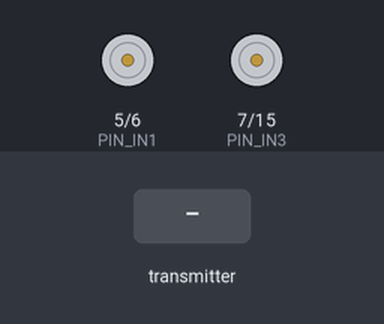
A sketch run on a simulated ESP32-S3. Parts: motor-driver pin pairs drawn as motors (green arrow = first pin HIGH = forward, orange = second pin HIGH = backward, longer = more drive, scaled by the enable pin). The inputs (shaded band) are chosen by the test bench. What the sketch prints to the serial monitor is not drawn.

Above: at 1.2 s.
1.3 s: the transmitter starts sending command = 1
At 1.5 s:
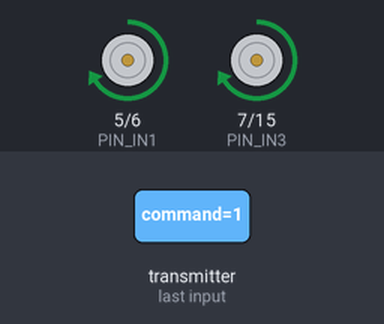
4.3 s: the transmitter starts sending command = 2
7.3 s: the transmitter starts sending command = 3
10.3 s: the transmitter starts sending command = 4
13.3 s: the transmitter starts sending command = 0
At 13.3 s:
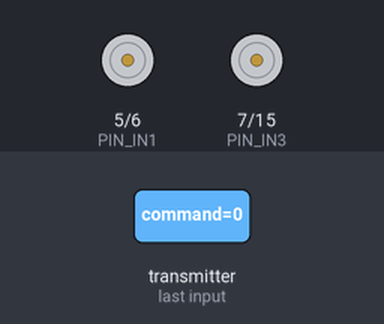
Timing chart, 0 to 15.8 s (numbered marks = the images above; inputs shaded):
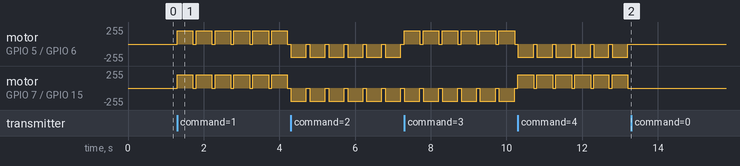

Measured:
- after the input at 1.3 s, motor on GPIO 5 (PIN_IN1) / GPIO 6 (PIN_IN2), motor on GPIO 7 (PIN_IN3) / GPIO 15 (PIN_IN4): alternates forward 199/255 for 0.41 s and stopped for 0.09 s, starting at once
- after the input at 13.3 s, motor on GPIO 5 (PIN_IN1) / GPIO 6 (PIN_IN2), motor on GPIO 7 (PIN_IN3) / GPIO 15 (PIN_IN4): stops changing and stays stopped

The sketch:

Reciever_ESP32_S3.ino
```cpp
#include <esp_now.h>
#include <WiFi.h>

// Driver Pins
#define PIN_ENA  4   // Left Speed
#define PIN_IN1  5   // Left Fwd
#define PIN_IN2  6   // Left Rev
#define PIN_IN3  7   // Right Fwd
#define PIN_IN4  15  // Right Rev
#define PIN_ENB  16  // Right Speed

// PWM Configuration (ESP32 core v2.x)
#define PWM_FREQ       1000
#define PWM_RES        8
#define PWM_CH_LEFT    0
#define PWM_CH_RIGHT   1

const int DRIVE_SPEED = 200; // 0 to 255

// Packet structure: single integer command
typedef struct struct_message {
  int command; // 0=Stop, 1=Forward, 2=Backward, 3=Right, 4=Left
} struct_message;

struct_message incomingData;
volatile unsigned long lastRecvTime = 0;

void drive(int in1, int in2, int in3, int in4, int speedVal) {
  digitalWrite(PIN_IN1, in1);
  digitalWrite(PIN_IN2, in2);
  digitalWrite(PIN_IN3, in3);
  digitalWrite(PIN_IN4, in4);

  ledcWrite(PWM_CH_LEFT, speedVal);
  ledcWrite(PWM_CH_RIGHT, speedVal);
}

void applyCommand(int cmd) {
  switch (cmd) {
    case 1: // Forward
      drive(HIGH, LOW, HIGH, LOW, DRIVE_SPEED);
      break;
    case 2: // Backward
      drive(LOW, HIGH, LOW, HIGH, DRIVE_SPEED);
      break;
    case 3: // Right (Spin Turn)
      drive(HIGH, LOW, LOW, HIGH, DRIVE_SPEED);
      break;
    case 4: // Left (Spin Turn)
      drive(LOW, HIGH, HIGH, LOW, DRIVE_SPEED);
      break;
    case 0: // Stop
    default:
      drive(LOW, LOW, LOW, LOW, 0);
      break;
  }
}

// Callback for ESP32 core v2.x
void onDataRecv(const uint8_t *mac_addr, const uint8_t *incoming, int len) {
  memcpy(&incomingData, incoming, sizeof(incomingData));
  lastRecvTime = millis();
  applyCommand(incomingData.command);
}

void setup() {
  Serial.begin(115200);

  pinMode(PIN_IN1, OUTPUT);
  pinMode(PIN_IN2, OUTPUT);
  pinMode(PIN_IN3, OUTPUT);
  pinMode(PIN_IN4, OUTPUT);

  ledcSetup(PWM_CH_LEFT, PWM_FREQ, PWM_RES);
  ledcAttachPin(PIN_ENA, PWM_CH_LEFT);

  ledcSetup(PWM_CH_RIGHT, PWM_FREQ, PWM_RES);
  ledcAttachPin(PIN_ENB, PWM_CH_RIGHT);

  drive(LOW, LOW, LOW, LOW, 0);

  WiFi.mode(WIFI_STA);
  if (esp_now_init() != ESP_OK) {
    Serial.println("ESP-NOW Init Failed!");
    return;
  }
  esp_now_register_recv_cb(onDataRecv);

  Serial.println("ESP32-S3 Receiver Ready (1=Fwd, 2=Back, 3=Right, 4=Left, 0=Stop)");
}

void loop() {
  // Failsafe: stop motors if no command received for > 400ms
  if (millis() - lastRecvTime > 400 && lastRecvTime != 0) {
    drive(LOW, LOW, LOW, LOW, 0);
  }
  delay(20);
}
```
